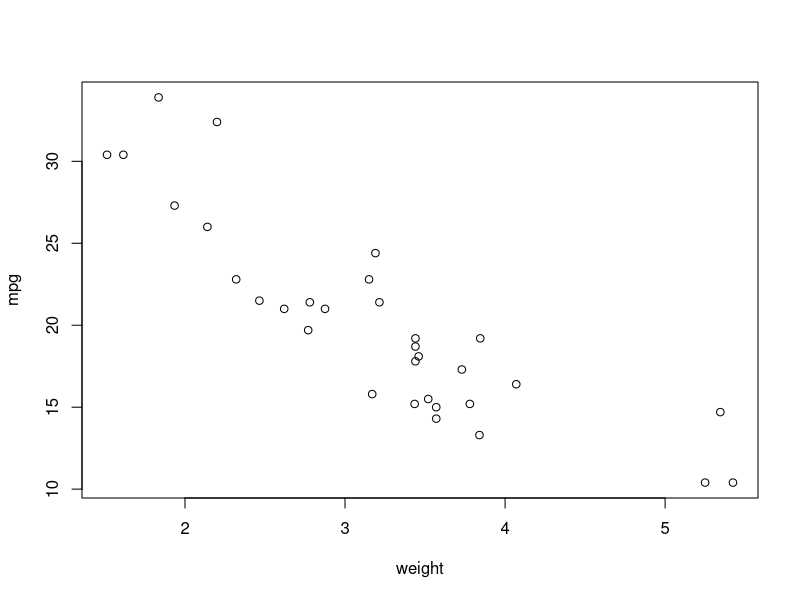
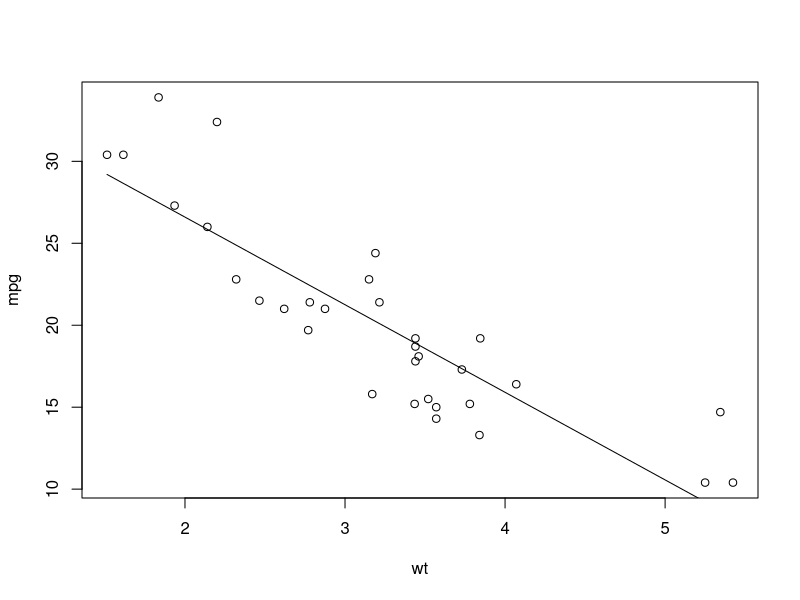

Write R code to recreate these figures, in order.
## ---- chunk 1
data(mtcars)
attach(mtcars)
## ---- chunk 2
plot(wt
     , mpg
     , xlab="weight", ylab="mpg")
## ---- chunk 3
fit <- lm(mpg ~ wt, data = mtcars)
summary(fit)
## ---- chunk 4
plot(mtcars$wt,
     mtcars$mpg,
     main="",
     xlab="wt",
     ylab="mpg")
lines(mtcars$wt, fitted(fit))
## ---- chunk 5
fit$coefficients

## ---- chunk 6
fitted(fit)
## ---- chunk 7
residuals(fit)

## ---- chunk 8
# extacting the coefficient of determination
summary(fit)$r.squared 

## ---- chunk 9
newdata = data.frame(wt = 4)
predict(fit, newdata, interval = "confidence") 

## ---- chunk 10
fit2 <- lm(log(mpg) ~ wt, data = mtcars)
summary(fit2)
## ---- chunk 11
exp(-0.27178)
## ---- chunk 12
# Convert am to a factor variable
mtcars$am <- factor(mtcars$am, labels = c("Automatic", "Manual"))

fit3a <- lm((mpg) ~ wt + am, data = mtcars)
summary(fit3a)
## ---- chunk 13

fit3b <- lm(log(mpg) ~ wt + am, data = mtcars)
summary(fit3b)
## ---- chunk 14
exp(-0.04307)
## ---- chunk 15
exp(-0.2869)
